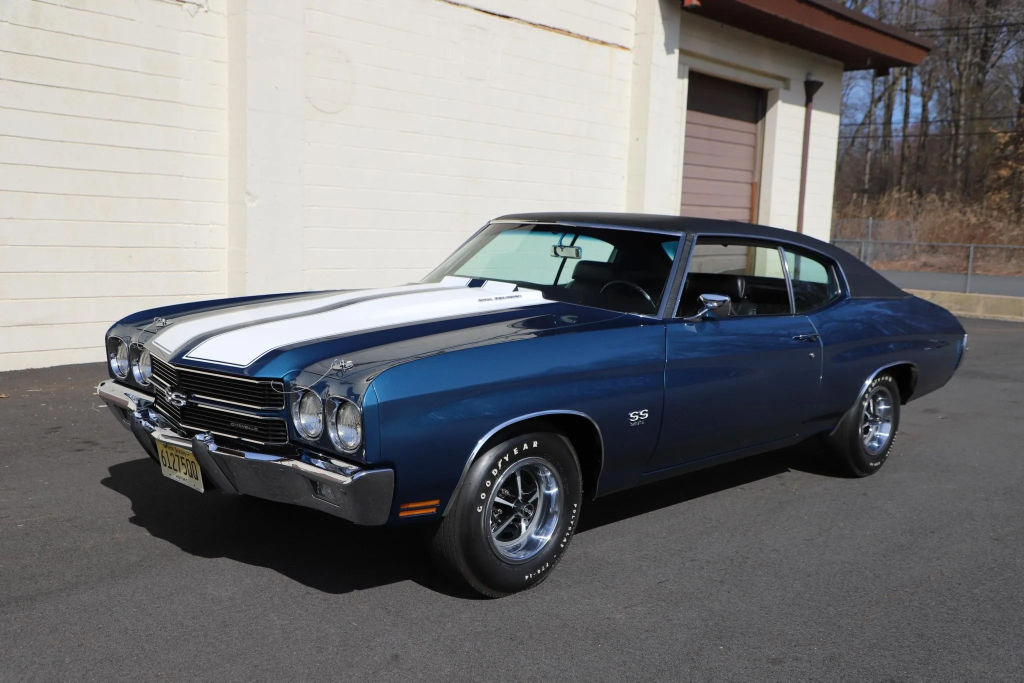
#> input picture Proyecto3/ChevelleTest.jpg, 2048 x 1365 px, found by its file name (shown at 1/2 size); its folder holds 4 pictures in this run
$ python tamano.py
#> lines starting #> are read from the running program, lines starting #| are printed output that depends on the picture
import os
from PIL import Image

# Ruta del directorio que contiene las imágenes
directorio = r"c:\Users\betor\Desktop\Shits\IA\Proyecto3"

# Dimensiones deseadas para las imágenes
ancho, alto = 64, 32

# Recorrer todos los archivos en el directorio
for archivo in os.listdir(directorio):
    ruta_archivo = os.path.join(directorio, archivo)

    # Verificar si el archivo es una imagen (por extensión)
    if archivo.lower().endswith(('.png', '.jpg', '.jpeg', '.bmp', '.gif')):
        try:
            # Abrir la imagen
            with Image.open(ruta_archivo) as img:
                # Redimensionar la imagen
#> img is the input picture: PIL image 2048x1365 RGB; mean R, G, B 118.3, 118.6, 120.4
                img_redimensionada = img.resize((ancho, alto))
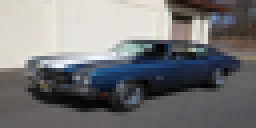
#> img_redimensionada: PIL image 64x32 RGB (shown 4 times larger); mean R, G, B 118.3, 118.6, 120.4

                # Guardar la imagen redimensionada en el mismo lugar (sobrescribe el original)
                img_redimensionada.save(ruta_archivo)
                print(f"Redimensionada: {archivo}")
        except Exception as e:
            print(f"No se pudo procesar {archivo}: {e}")
#> pass 2 of the loop `for archivo in os.listdir(directorio):`:
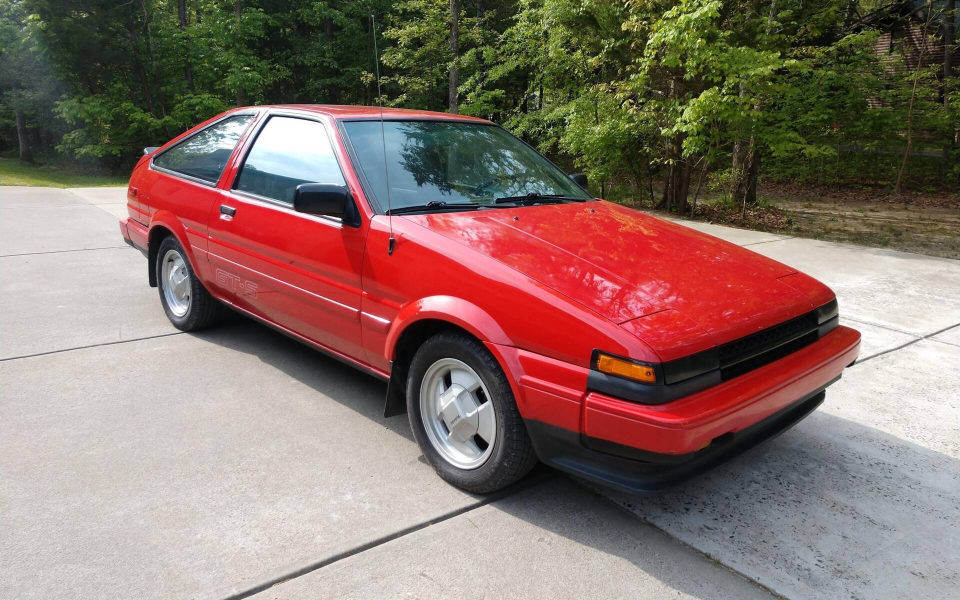
#> input picture Proyecto3/CorollaTest.jpg, 1920 x 1200 px, found by its file name (shown at 1/2 size)
#> img is the input picture: PIL image 1920x1200 RGB; mean R, G, B 137, 113, 104.9
#> `img_redimensionada = img.resize((ancho, alto))`:
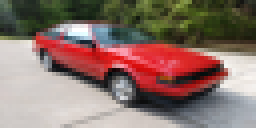
#> img_redimensionada: PIL image 64x32 RGB (shown 4 times larger); mean R, G, B 137, 113, 104.9
#> pass 3 of the loop `for archivo in os.listdir(directorio):`:
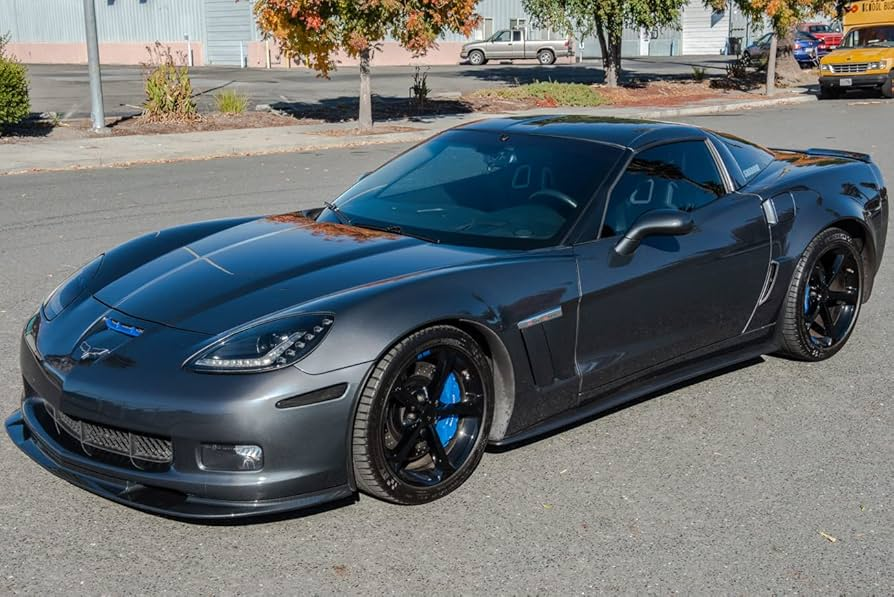
#> input picture Proyecto3/CorvetteTest.jpg, 894 x 597 px, found by its file name
#> img is the input picture: PIL image 894x597 RGB; mean R, G, B 104, 110.5, 113.2
#> `img_redimensionada = img.resize((ancho, alto))`:
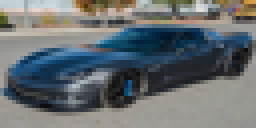
#> img_redimensionada: PIL image 64x32 RGB (shown 4 times larger); mean R, G, B 104, 110.5, 113.2
#> the loop made 5 passes; the first 3 are shown

print("Todas las imágenes en el directorio han sido redimensionadas a 64x32.")
